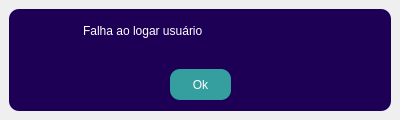
<?xml version="1.0" encoding="UTF-8"?>
<ui version="4.0">
 <class>Dialog</class>
 <widget class="QDialog" name="Dialog">
  <property name="geometry">
   <rect>
    <x>0</x>
    <y>0</y>
    <width>400</width>
    <height>120</height>
   </rect>
  </property>
  <property name="minimumSize">
   <size>
    <width>400</width>
    <height>120</height>
   </size>
  </property>
  <property name="maximumSize">
   <size>
    <width>400</width>
    <height>120</height>
   </size>
  </property>
  <property name="windowTitle">
   <string>Dialog</string>
  </property>
  <layout class="QVBoxLayout" name="verticalLayout">
   <property name="leftMargin">
    <number>9</number>
   </property>
   <property name="topMargin">
    <number>9</number>
   </property>
   <property name="rightMargin">
    <number>9</number>
   </property>
   <property name="bottomMargin">
    <number>9</number>
   </property>
   <item>
    <widget class="QFrame" name="bg_diag">
     <property name="styleSheet">
      <string notr="true">background-color: rgb(29, 0, 86);
border-radius: 10px;</string>
     </property>
     <property name="frameShape">
      <enum>QFrame::NoFrame</enum>
     </property>
     <property name="frameShadow">
      <enum>QFrame::Raised</enum>
     </property>
     <widget class="QFrame" name="tittle_bar">
      <property name="geometry">
       <rect>
        <x>10</x>
        <y>10</y>
        <width>361</width>
        <height>31</height>
       </rect>
      </property>
      <property name="frameShape">
       <enum>QFrame::StyledPanel</enum>
      </property>
      <property name="frameShadow">
       <enum>QFrame::Raised</enum>
      </property>
      <widget class="QLabel" name="lbl_falhaLogar">
       <property name="geometry">
        <rect>
         <x>64</x>
         <y>-9</y>
         <width>241</width>
         <height>41</height>
        </rect>
       </property>
       <property name="styleSheet">
        <string notr="true">color: rgb(255, 255, 255);
font: 18pt &quot;Segoe UI&quot;;</string>
       </property>
       <property name="text">
        <string>Falha ao logar usuário</string>
       </property>
      </widget>
     </widget>
     <widget class="QPushButton" name="pushButton">
      <property name="geometry">
       <rect>
        <x>161</x>
        <y>60</y>
        <width>61</width>
        <height>31</height>
       </rect>
      </property>
      <property name="styleSheet">
       <string notr="true">background-color: rgb(53, 159, 159);
color: rgb(255, 255, 255);
font: 18pt &quot;Segoe UI&quot;;
</string>
      </property>
      <property name="text">
       <string>Ok</string>
      </property>
     </widget>
    </widget>
   </item>
  </layout>
 </widget>
 <resources/>
 <connections/>
</ui>
